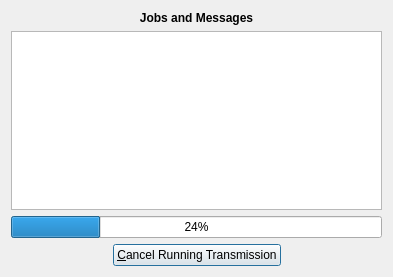
<?xml version="1.0" encoding="UTF-8"?>
<ui version="4.0">
 <class>GuiProgressIndicatorBase</class>
 <widget class="QDialog" name="GuiProgressIndicatorBase">
  <property name="windowModality">
   <enum>Qt::ApplicationModal</enum>
  </property>
  <property name="geometry">
   <rect>
    <x>0</x>
    <y>0</y>
    <width>393</width>
    <height>277</height>
   </rect>
  </property>
  <property name="minimumSize">
   <size>
    <width>0</width>
    <height>100</height>
   </size>
  </property>
  <property name="font">
   <font>
    <weight>50</weight>
    <bold>false</bold>
   </font>
  </property>
  <property name="windowTitle">
   <string>Transmission Progress</string>
  </property>
  <layout class="QVBoxLayout" name="verticalLayout">
   <item>
    <widget class="QLabel" name="label">
     <property name="font">
      <font>
       <weight>75</weight>
       <bold>true</bold>
      </font>
     </property>
     <property name="text">
      <string>Jobs and Messages</string>
     </property>
     <property name="alignment">
      <set>Qt::AlignCenter</set>
     </property>
    </widget>
   </item>
   <item>
    <widget class="QTextEdit" name="textEdit">
     <property name="readOnly">
      <bool>true</bool>
     </property>
    </widget>
   </item>
   <item>
    <widget class="QProgressBar" name="progressBar">
     <property name="value">
      <number>24</number>
     </property>
    </widget>
   </item>
   <item>
    <spacer name="verticalSpacer">
     <property name="orientation">
      <enum>Qt::Vertical</enum>
     </property>
     <property name="sizeHint" stdset="0">
      <size>
       <width>20</width>
       <height>9</height>
      </size>
     </property>
    </spacer>
   </item>
   <item>
    <layout class="QHBoxLayout" name="horizontalLayout">
     <item>
      <spacer name="horizontalSpacer">
       <property name="orientation">
        <enum>Qt::Horizontal</enum>
       </property>
       <property name="sizeHint" stdset="0">
        <size>
         <width>40</width>
         <height>20</height>
        </size>
       </property>
      </spacer>
     </item>
     <item>
      <widget class="QPushButton" name="buttonCancel">
       <property name="text">
        <string>&amp;Cancel Running Transmission</string>
       </property>
      </widget>
     </item>
     <item>
      <spacer name="horizontalSpacer_2">
       <property name="orientation">
        <enum>Qt::Horizontal</enum>
       </property>
       <property name="sizeHint" stdset="0">
        <size>
         <width>40</width>
         <height>20</height>
        </size>
       </property>
      </spacer>
     </item>
    </layout>
   </item>
  </layout>
 </widget>
 <resources/>
 <connections/>
</ui>
